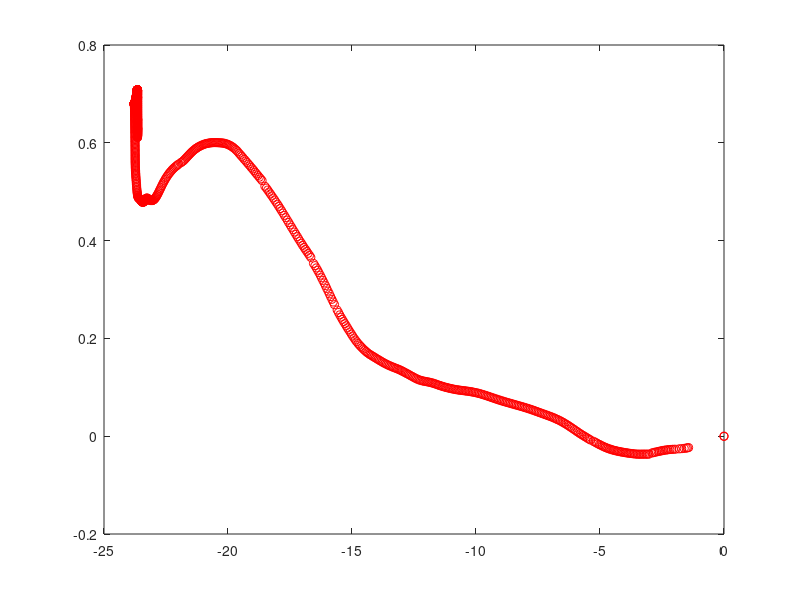

MATLAB code to generate this figure: (Note: this script raises an error after producing the figure.)
result = load('result.txt');

figure,
plot(result(:,2),result(:,3),'ro')
hold on
plot(cpt_data.pos_ned(:,1),cpt_data.pos_ned(:,2),'g.')